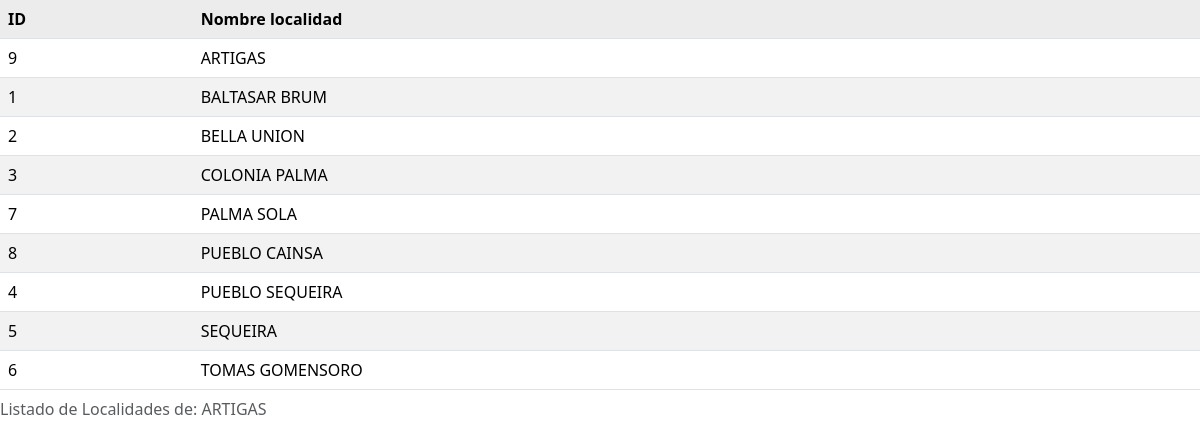
Screenshot of /base-datos/localidades-ver.php?dptcod=1 with the database file from the repository.
### tables this page shows
CREATE TABLE `departamentos` (
  `Dptcod` int(2) NOT NULL,
  `Dptnom` varchar(14) DEFAULT NULL
);

CREATE TABLE `localidades` (
  `Locid` int(3) DEFAULT NULL,
  `Dptcod` int(2) DEFAULT NULL,
  `LocNom` varchar(30) DEFAULT NULL
);

### base-datos/localidades-ver.php (the view, shortened to what this page needs)
<?php
extract($_GET, EXTR_OVERWRITE);
require('./db.php');
$sql = "SELECT * FROM departamentos WHERE Dptcod='".$dptcod."' LIMIT 1";
$result = mysqli_query($conn, $sql);
while($row = mysqli_fetch_array($result, MYSQLI_ASSOC)){
	$nombredepartamento = $row['Dptnom'];;
}
?>
<html>
<head>
<link href='/bootstrap-5.3.8-dist/css/bootstrap.css' rel='stylesheet' type='text/css'>
</head>
<body>
<table class='table table-hover table-striped'>
<caption>Listado de Localidades de: <?php echo $nombredepartamento; ?></caption>
<tr>
	<th>ID</th>
	<th>Nombre localidad</th>
</tr>
<?php
$sql = "SELECT * FROM localidades WHERE Dptcod='".$dptcod."' ORDER BY LocNom";
$result = mysqli_query($conn, $sql);
while($row = mysqli_fetch_array($result, MYSQLI_ASSOC)){
	echo "<tr>\n";
	echo "<td>".$row['Locid']."</td>\n";
	echo "<td>".$row['LocNom']."</td>\n";
	echo "</tr>\n";
}
?>
</table>
</body>
</html>

### rows the page displays
departamentos: Dptnom "ARTIGAS"
localidades: Locid "9", LocNom "ARTIGAS"
localidades: Locid "1", LocNom "BALTASAR BRUM"
localidades: Locid "2", LocNom "BELLA UNION"
localidades: Locid "3", LocNom "COLONIA PALMA"
localidades: Locid "7", LocNom "PALMA SOLA"
localidades: Locid "8", LocNom "PUEBLO CAINSA"
localidades: Locid "4", LocNom "PUEBLO SEQUEIRA"
localidades: Locid "5", LocNom "SEQUEIRA"
localidades: Locid "6", LocNom "TOMAS GOMENSORO"
